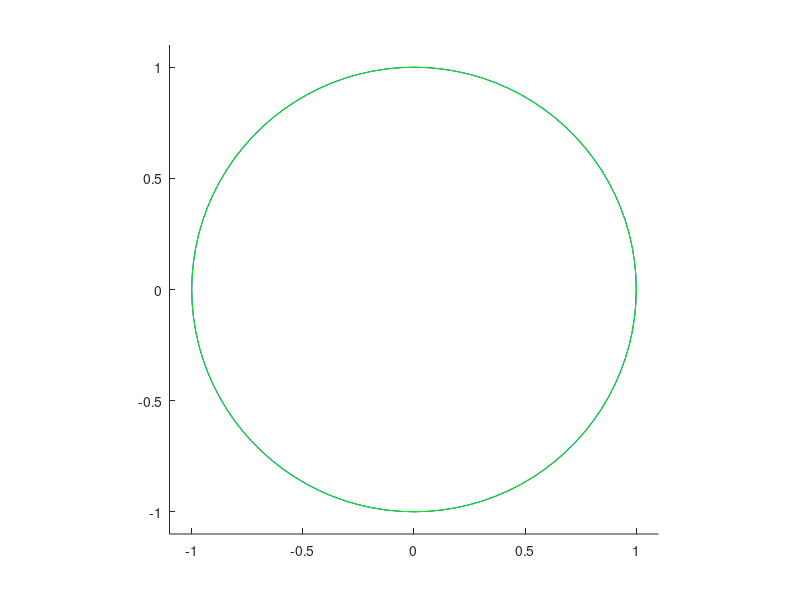
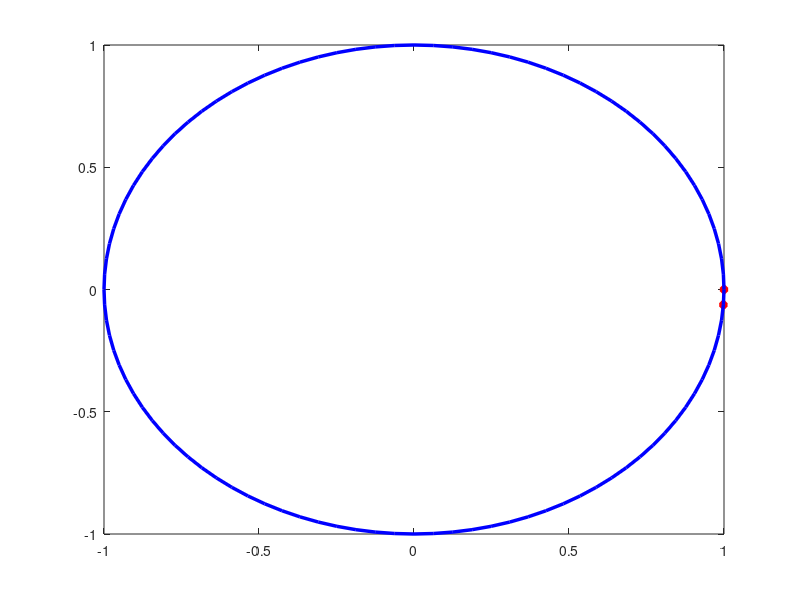

The MATLAB script that drew these images, in order: (Note: this script raises an error after producing the figures.)
%jowkowski
close all

%% set initial conditions
a=1;
c=0.00;%0.95;
x_s=-0.00%-0.04875;
y_s=0.0;%0.05*i;
alpha_deg=0; %degrees


%% create physical variables
alpha=alpha_deg/180*pi %angle of attack in radians
th = 0:pi/50:2*pi;      %theta for circle definition

%define the cylinder in the flow
z = a*(cos(th)+i*sin(th));

% Define the smaller transform circle (only for visuals)
z_c = c*(cos(th)+i*sin(th));

%% Transformation 1 
%We shift the circle with radius a relative to a Jowkowski 
%circle of radius c by the amounts xs and ys, such that the two circles 
%intersect on the x axis (to obtain the sharp trailing edge cusp).

w0 =z + x_s +y_s;

figure
hold on
plot(real(z),imag(z),'b')
plot(real(w0),imag(w0),'g')
axis([-1.1 1.1 -1.1 1.1])
daspect([1 1 1])


%% Transformation 2 
%We apply the Joukowski transformation

w1=w0+c^2./w0;

%% Transformation 2 
%We add the angle of attack ?

w2=w1*exp(-alpha*i);

%% accounting for the panels

airfoil_panels=[real(w2);imag(w2)].';
n=length(airfoil_panels);
all_panels = zeros(n,4);

for j=1:n
    if j==n % at the end, replace with the first ones
        all_panels(j,:) = [airfoil_panels(j,:),airfoil_panels(1,:)];
    else
        all_panels(j,:) = [airfoil_panels(j,:),airfoil_panels(j+1,:)];
    end
end

flip_panels=flip(all_panels);
sorted_panels=circshift(flip_panels,-1);
clipped_panels=sorted_panels(1:end-1,:);


%% Plotting
figure;
   Xj = [clipped_panels(1,1),clipped_panels(1,3)]
   Yj = [clipped_panels(1,2),clipped_panels(1,4)]
   plot(Xj,Yj,'r*','LineWidth', 2.5)
 hold on ;
for p=1:n
   Xj = [clipped_panels(p,1),clipped_panels(p,3)]
   Yj = [clipped_panels(p,2),clipped_panels(p,4)]
   plot(Xj,Yj,'-b','LineWidth', 2.5)
   pause
end
